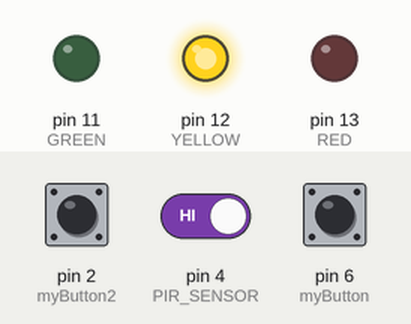
Simulated run of this sketch. Board: Arduino Uno, built with avr-gcc and run on an emulated ATmega328P. Shown: output pins drawn as LEDs (lit = HIGH). Inputs (shaded band) come from the test bench; at power-on: pin 2 (myButton2) HIGH, pin 4 (PIR_SENSOR) HIGH, pin 6 (myButton) HIGH.

Above: at 1.2 s.
1.3 s: pin 2 (myButton2) pulled LOW for 0.15 s
At 1.5 s:
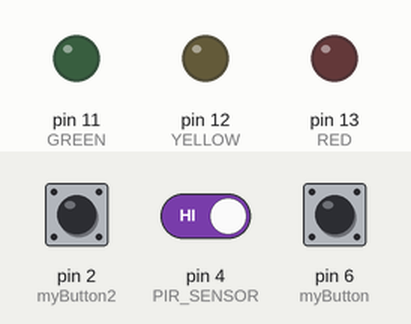
Timing chart, 0 to 4.3 s (numbered marks = the images above; inputs shaded):
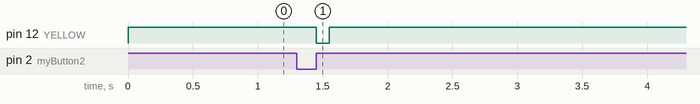

The sketch:

pir.ino
```cpp
const int RED = 13;
const int YELLOW = 12;
const int GREEN = 11;
const int PIR_SENSOR = 4;
const int LOCKED = 0;
const int UNLOCKED = 2;
const int WAITING = 1;
unsigned long Time = 10000;


int PIR_STATE = LOW;

class Button
{
private:
  bool _state;
  uint8_t _pin;

public:
  Button(uint8_t pin) : _pin(pin) {}

  void begin()
  {
    pinMode(_pin, INPUT_PULLUP);
    _state = digitalRead(_pin);
  }

  bool isReleased()
  {
    bool v = digitalRead(_pin);
    if (v != _state)
    {
      _state = v;
      if (_state)
      {
        return true;
      }
    }
    return false;
  }
  void resetState(){
    _state = 0;
  }
};

Button myButton(6);
Button myButton2(2);

int state = 0;
int lastState = state;
void setup()
{
  pinSetup();
  Serial.begin(9600);
}

void loop()
{

  PIR_STATE = digitalRead(PIR_SENSOR);
  if(state != lastState){
    PIR_STATE = UNLOCKED;
  }else {
    state = PIR_STATE;
  }

  switch (state)
  {
  case LOCKED:
    digitalWrite(RED, HIGH);
    digitalWrite(YELLOW, LOW);
    break;
  case UNLOCKED:
    digitalWrite(YELLOW, LOW);
    digitalWrite(GREEN, HIGH);
    delay(Time);
    digitalWrite(GREEN, LOW);
    myButton.resetState();
    myButton2.resetState();
    state = LOCKED;
    break;
  case WAITING:
    digitalWrite(RED, LOW);

    digitalWrite(YELLOW, HIGH);

    int rightCombination = 1;

    unsigned long lastDebounceTime = millis();
    unsigned long DebounceTime = lastDebounceTime;


    while (rightCombination && (DebounceTime - lastDebounceTime) < Time)
    {
      if (myButton.isReleased())
      {
        blink();
        while (!myButton.isReleased())
        {
          if (myButton2.isReleased())
          {
            blink();
            state = UNLOCKED;
            break;
          }
        }
        rightCombination = 0;
      }
      else if (myButton2.isReleased())
      {
        blink();
        rightCombination = 0;
      }
      DebounceTime = millis();
      delay(50);
    }
    break;
  }
}

void pinSetup()
{
  pinMode(RED, OUTPUT);
  pinMode(YELLOW, OUTPUT);
  pinMode(GREEN, OUTPUT);
  myButton.begin();
  myButton2.begin();
  pinMode(PIR_SENSOR, INPUT);
}


void blink()
{
  digitalWrite(YELLOW, LOW);
  delay(100);
  digitalWrite(YELLOW, HIGH);
}
```

Measured:
- after the input at 1.3 s, pin 12 (YELLOW): HIGH → LOW after 0.15 s, → HIGH 0.10 s later
